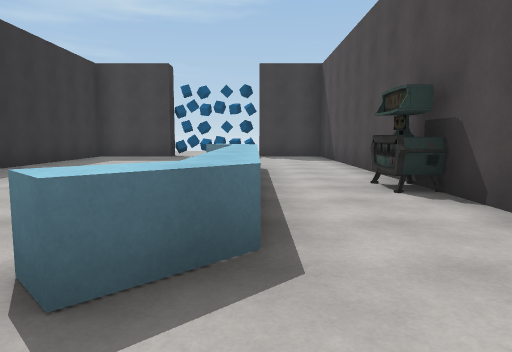
view 1 (above)

24 first-person views from a walk through a Unity game level. The camera is 1.3 m above the floor, tilts 6° down and sees 70° across. The floor is counted in squares, 2 m on a side. Each view is taken from the middle of a square. On the plan, view 1 faces up. The plan holds only what a view shows up to about 11 squares ahead; the rest is blank. The place goes on beyond the plan. The player is left out. Door leaves are left out, so doorways stand open. Some surface patterns are stand-ins.

view 2
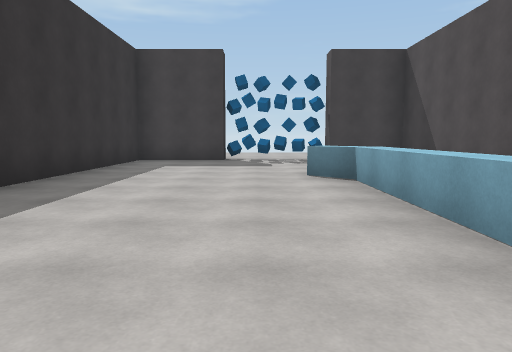

view 3
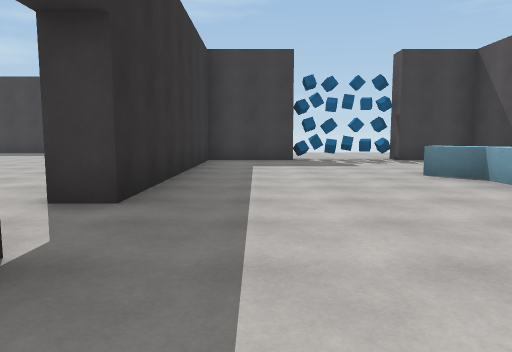

view 4
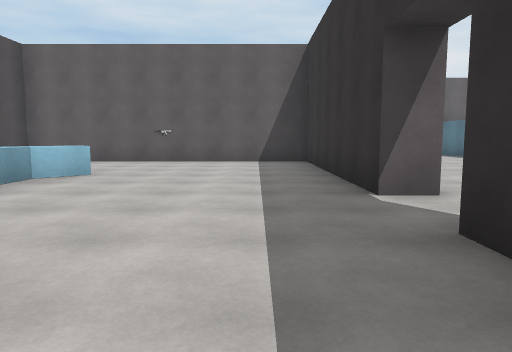

view 5
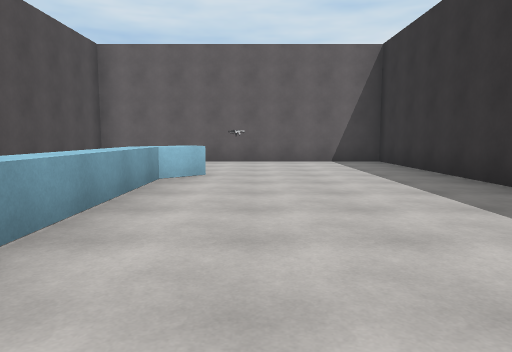

view 6
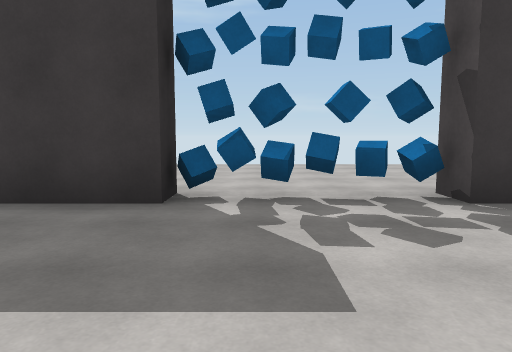

view 7
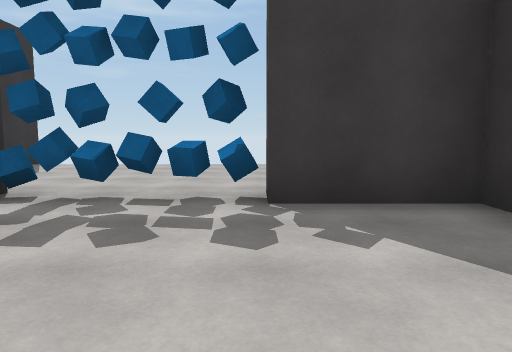

view 8
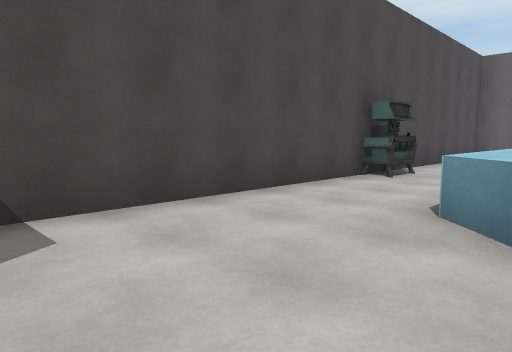

view 9
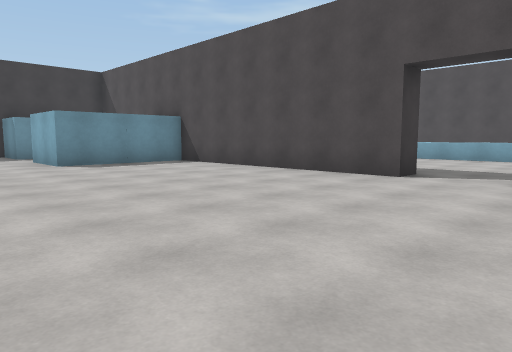

view 10
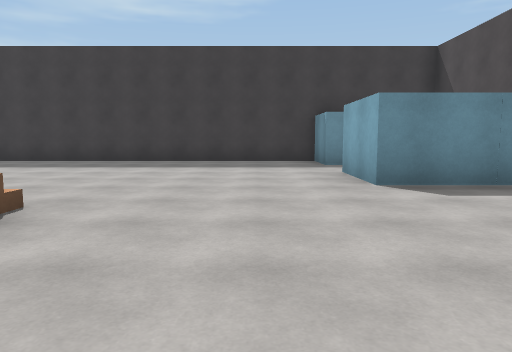

view 11
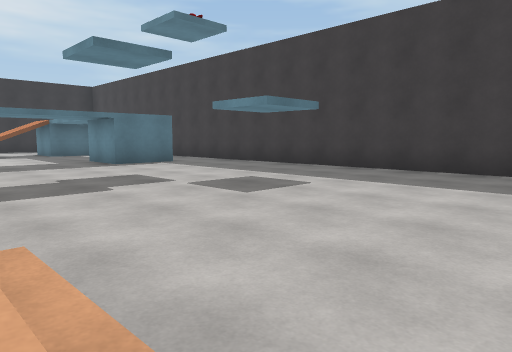

view 12
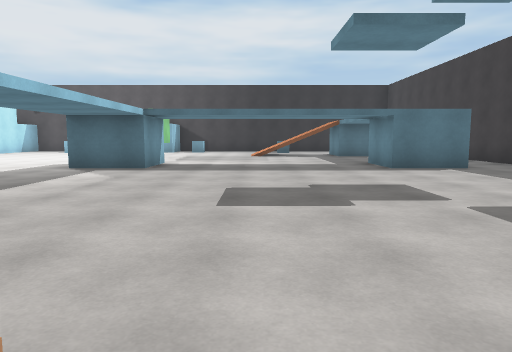

view 13
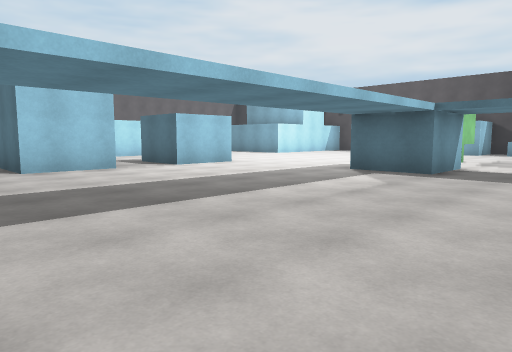

view 14
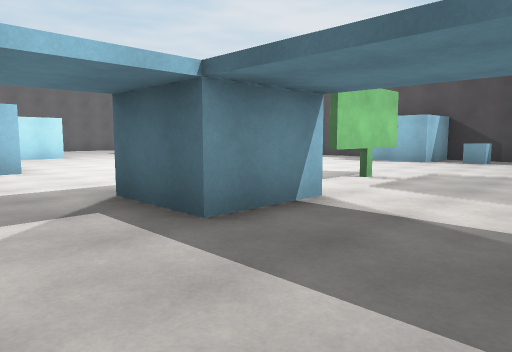

view 15
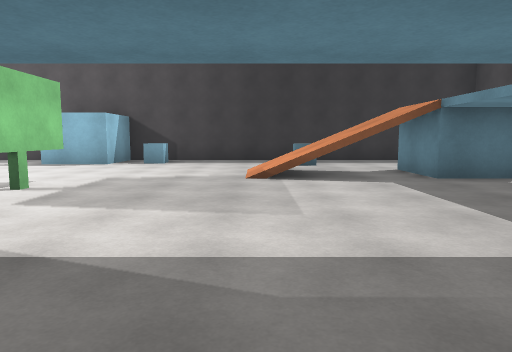

view 16
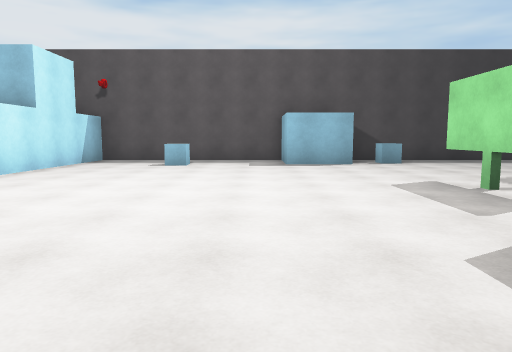

view 17
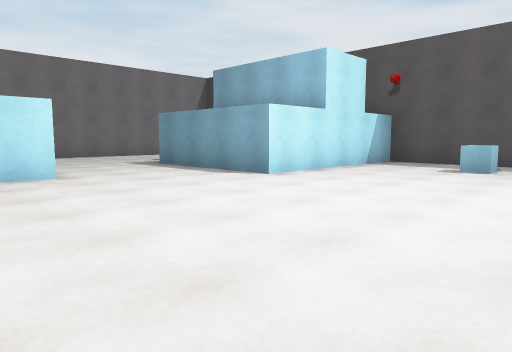

view 18
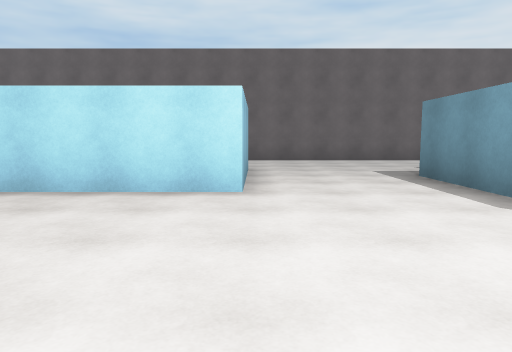

view 19
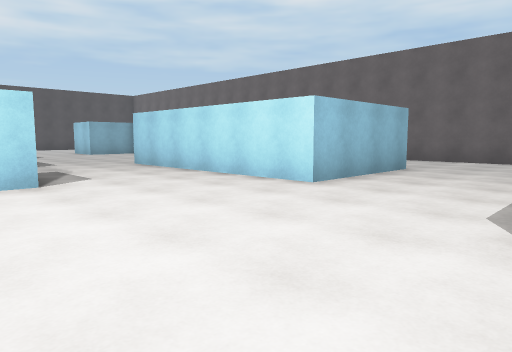

view 20
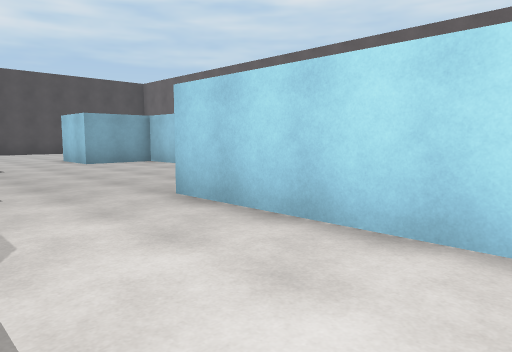

view 21
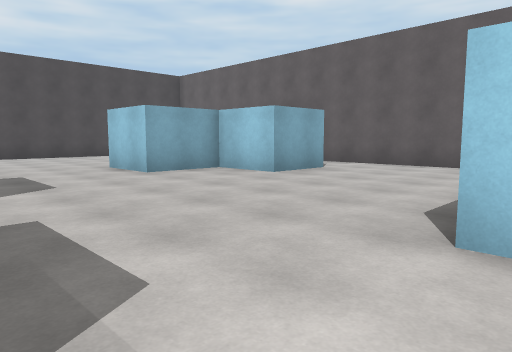

view 22
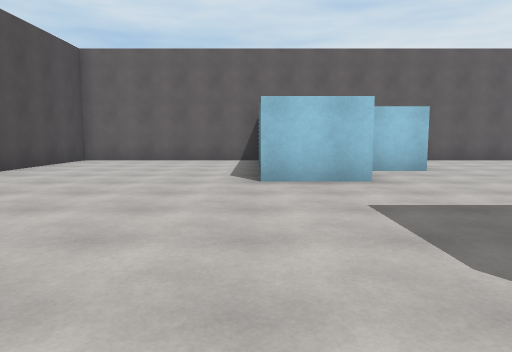

view 23
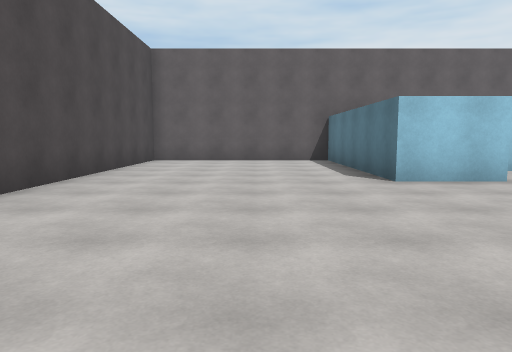

view 24
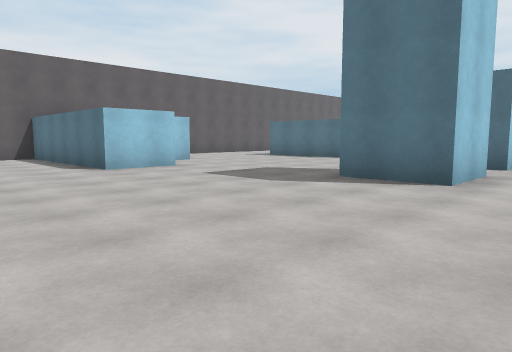

### Floor plan
Points are (right, up) in squares from view 1. A wall is a line through its corners. A room is listed if a view was taken in it or the views show most of it. See-through windows are left out.
Room 1 (views 1, 2, 3, 4, 5, 6, 7, 8)
walls: (-3.4, 12.6) (-5.4, 12.6) (-5.4, 5.6) (-6.1, 5.6); (-5.4, 3.6) (-5.4, -2) (2.2, -2) (2.2, 12.6) (0.4, 12.6); (-5.4, 18.1) (-5.4, 16.8)
low walls: (-0.5, 2.5) (-0.5, 7.5)
ways out: open door at (-6, 5) to room 2
objects: other object (-6, 4); other object (-3, 13); other object (-2, 13); other object (-1, 2) to (0, 2); other object (-1, 8) to (0, 8); other object (-1, 13); other object (0, 13); other object (2, 5)
Room 2 (views 9, 10, 11, 12, 13, 14, 15, 16, 17, 18, 19, 20, 21, 22, 23, 24)
walls: (-15.1, 3.4) (-13.3, 3.4) (-13.3, 1.6); (-23.5, 8.6) (-21.8, 8.6) (-21.8, 7); (-25.1, 7.9) (-26.6, 7.9); (-26.6, 8) (-24.6, 8); (-23.8, -4.6) (-23.8, -1.3) (-18.3, -1.3); (-21.8, 15.6) (-21.8, 13.9) (-23.5, 13.9); (-12.7, -4.2) (-12.7, -2.4) (-11.1, -2.4) (-11.1, -7.6) (-6.1, -7.6) (-6.1, -1.1); (-18.4, -7.6) (-13.1, -7.6); (-31.6, 5.8) (-31.6, 0.5) (-26.8, 0.5) (-26.8, -3.2); (-26.8, 15.1) (-26.8, 13.9) (-28.5, 13.9); (-6.1, 5.6) (-6.1, 12); (-9.8, 17.3) (-24.9, 17.3); (-28.8, -7.6) (-22.5, -7.6); (-31.6, 15.2) (-31.6, 7.2)
ways out: open door at (-6, 5) to room 1
objects: other object (-31, 6) to (-30, 7); other object (-30, 3); other object (-30, 8); other object (-30, 12); other object (-21, 2) to (-20, 3); other object (-18, 2) to (-17, 3); other object (-14, -5) to (-13, -5); other object (-9, 12) to (-8, 14); other object (-9, 16) to (-8, 17); other object (-8, 12) to (-7, 13)

Where each view was taken, in squares from view 1:
view 1: 0 up, 0 right, facing up
view 2: 2 up, 2 left, facing up
view 3: 2 up, 4 left, facing up
view 4: 8 up, 4 left, facing down
view 5: 8 up, 2 left, facing down
view 6: 9 up, 2 left, facing up
view 7: 9 up, 0 right, facing up
view 8: 11 up, 1 left, facing down-right
view 9: 3 up, 12 left, facing up-right
view 10: 7 up, 11 left, facing up
view 11: 10 up, 13 left, facing up-left
view 12: 11 up, 14 left, facing left
view 13: 11 up, 15 left, facing down-left
view 14: 11 up, 20 left, facing down-left
view 15: 11 up, 21 left, facing left
view 16: 5 up, 21 left, facing left
view 17: 5 up, 22 left, facing down-left
view 18: 3 up, 24 left, facing down
view 19: 3 up, 27 left, facing down-right
view 20: 1 up, 22 left, facing down-right
view 21: 1 up, 19 left, facing down-right
view 22: 3 up, 11 left, facing down
view 23: 3 up, 9 left, facing down
view 24: 5 up, 8 left, facing down-left
